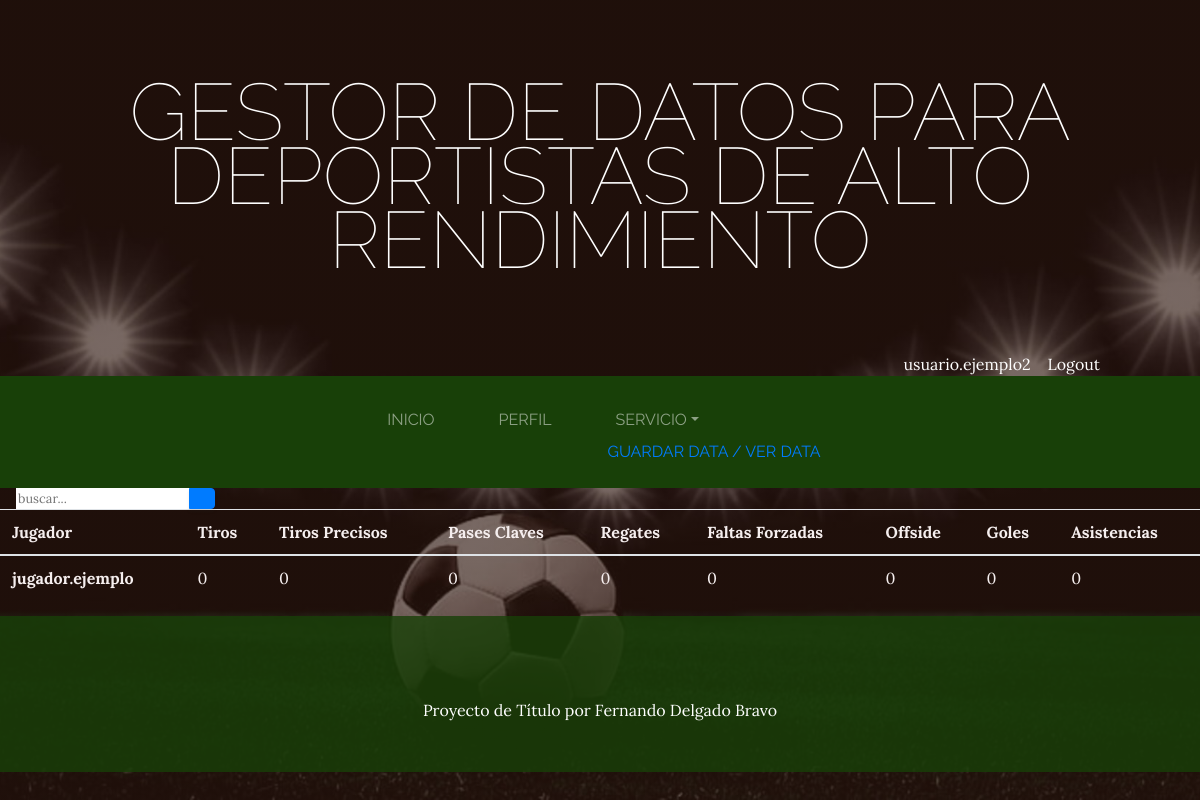
Screenshot of /servicio_ofe (signed in) with the database file from the repository.
### Servicio/models.py (models this page shows)
class Ofensiva(models.Model):
    jugador= models.CharField(max_length=30)
    tiros= models.IntegerField()
    t_preciso= models.IntegerField()
    p_clave= models.IntegerField()
    regates= models.IntegerField()
    faltas_f= models.IntegerField()
    offside= models.IntegerField()
    goles= models.IntegerField()
    asistencias= models.IntegerField()
    partido= models.CharField(max_length=2)
    user = models.ForeignKey(User, on_delete=models.CASCADE, default=1)
    class Meta:
        verbose_name = 'ofensiva'
        verbose_name_plural = 'ofensivas'

### ProyectoTitulo/views.py (the view)
# urls.py: path('servicio_ofe',views.servicio_ofe, name="Servicio_Ofe"),
def servicio_ofe(request):
    ofensivas = Ofensiva.objects.filter(user=request.user)
    busqueda= request.GET.get("buscar")
    if busqueda:
        ofensivas = Ofensiva.objects.filter(
            Q(jugador= busqueda), user=request.user
        ).distinct()
    return render(request, 'ProyectoTitulo/servicio_ofe.html', {"ofensivas" : ofensivas})

### ProyectoTitulo/templates/ProyectoTitulo/servicio_ofe.html (shortened to what this page needs)
{% extends "ProyectoTitulo/0.html" %}
{% load static %}
{% block content %}
<form class="d-none d-sm-inline-block form-inline mr-auto ml-md-3 my-2 my-md-0 mw-100 navbar-search" method="GET">
  <div class="input-group">
    <input type="text" class="form-controlbg-light border-0 small" placeholder="buscar..." name="buscar" value="">
    <div class="input-group-append">
      <button class="btn btn-primary" type="submit">
      </button>
    </div>
  </div>
</form>
  <table class="table" style="color: rgb(245, 238, 238);">
    <thead >
      <tr >
        <th scope="col" >Jugador</th>
        <th scope="col">Tiros</th>
        <th scope="col">Tiros Precisos</th>
        <th scope="col">Pases Claves</th>
        <th scope="col">Regates</th>
        <th scope="col">Faltas Forzadas</th>
        <th scope="col">Offside</th>
        <th scope="col">Goles</th>
        <th scope="col">Asistencias</th>
      </tr>
    </thead>
    <tbody >
        {% for ofensiva in ofensivas %}
          <tr>
            <th scope="row">{{ofensiva.jugador}} </th>
            <td>{{ofensiva.tiros}}</td>
            <td>{{ofensiva.t_preciso}}</td>
            <td>{{ofensiva.p_clave}}</td>
            <td>{{ofensiva.regates}}</td>
            <td>{{ofensiva.faltas_f}}</td>
            <td>{{ofensiva.offside}}</td>
            <td>{{ofensiva.goles}}</td>
            <td>{{ofensiva.asistencias}}</td>
          </tr>
        {% endfor %}
    </tbody>
  </table>
{% endblock %}

### ProyectoTitulo/templates/ProyectoTitulo/0.html (shortened to what this page needs)
<html>
<head>
    {% load static %}
    <link href="{% static 'ProyectoTitulo/vendor/bootstrap/css/bootstrap.min.css' %}" rel="stylesheet">
    <link href="{% static 'ProyectoTitulo/css/gestion.css' %}" rel="stylesheet">
</head>
<body>
    <h1 class="site-heading text-center text-white d-none d-lg-block">
        <span class="site-heading-lower">Gestor de datos para deportistas de Alto Rendimiento</span>
      </h1>
      <div style="text-align:right; margin-right: 100px; color:white">
        {% if user.is_authenticated %}
        {{ user.username }} &nbsp; &nbsp;<a href="{% url 'salir_sesion' %}" style="color:white">Logout</a>
        {% endif %}
      </div>
 <nav class="navbar navbar-expand-lg navbar-dark py-lg-4" id="mainNav">
    <div class="container">
      <div class="collapse navbar-collapse" id="navbarSupportedContent">
        <ul class="navbar-nav mx-auto">
          <li class="{% if request.path == '/' %}active{% endif %} px-lg-4">
            <a class="nav-link text-uppercase text-expanded" href="{% url 'Inicio' %}">Inicio</a>
          </li>
          <li class="{% if request.path == '/perfi' %}active{% endif %} px-lg-4">
            <a class="nav-link text-uppercase text-expanded" href="{% url 'Perfi' %}">Perfil</a>
          </li>
          <li class="{% if request.path == '/servicio' %}active{% endif %} px-lg-4">
            <a class = "nav-link dropdown-toggle"  id="navbarDropdown" role="button" data-toggle="dropdown"
            >SERVICIO</a>
            <div class="dopdrown-menu" aria-labelledby="navbarDropdown">
              <a class="dopdrown-item" href="{% url 'Selec' %}">GUARDAR DATA  /</a>
              <a class="dopdrown-item" href="{% url 'Selec_S' %}">  VER DATA</a>
            </div>
          </li>
        </ul>
      </div>
    </div>
  </nav>
  {% block content %}
  {% endblock %}
    <footer class="footer text-faded text-center py-5">
      <div class="container">
        <p class="m-0 mbt" style="color:white">
          Proyecto de Título por Fernando Delgado Bravo
		</p>
      </div>
	</footer>
</body>
</html>

### ProyectoTitulo/static/ProyectoTitulo/css/gestion.css (style rules this page uses)
body { font-family: 'Lora'; background: linear-gradient(rgba(47, 23, 15, 0.65), rgba(47, 23, 15, 0.65)), url("../img/bg_main.jpg"); background-attachment: fixed; background-position: center; background-size: cover; }
h1, h2, h3, h4, h5, h6 { font-family: 'Raleway'; }
p { line-height: 1.75; }
.text-faded { color: rgba(255, 255, 255, 0.3); }
.site-heading { margin-top: 5rem; margin-bottom: 5rem; text-transform: uppercase; line-height: 1; font-family: 'Raleway'; }
.site-heading .site-heading-lower { font-size: 5rem; font-weight: 100; line-height: 4rem; }
#mainNav { background-color: rgba(24, 64, 8); font-family: 'Raleway'; }
.footer { background-color: rgba(24, 64, 8, 0.8); }
.btn { box-shadow: 0px 3px 3px 0px rgba(33, 37, 41, 0.1); }
.mbt { padding-top: 2rem; }

### rows the page displays
Ofensiva: jugador "jugador.ejemplo", tiros "0", t_preciso "0", p_clave "0", regates "0", faltas_f "0", offside "0", goles "0", asistencias "0"

### other values shown
{{ user.username }} "usuario.ejemplo2"
